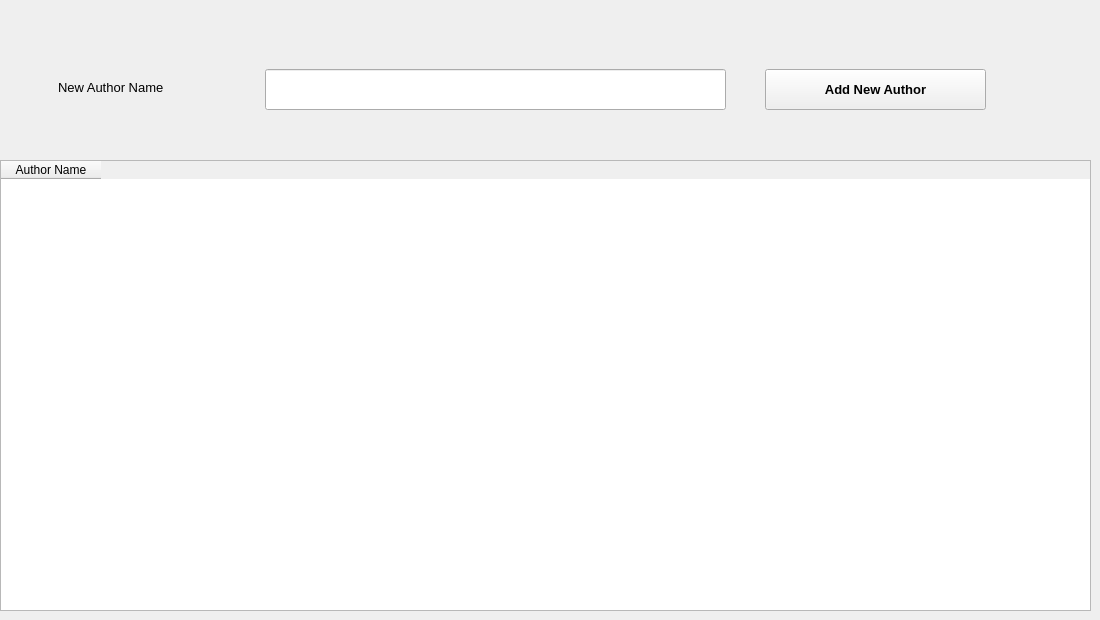
      <widget class="QWidget" name="tab_8">
       <attribute name="title">
        <string>Author</string>
       </attribute>
       <widget class="QLabel" name="label_27">
        <property name="geometry">
         <rect>
          <x>58</x>
          <y>77</y>
          <width>161</width>
          <height>21</height>
         </rect>
        </property>
        <property name="font">
         <font>
          <pointsize>10</pointsize>
         </font>
        </property>
        <property name="text">
         <string>New Author Name</string>
        </property>
       </widget>
       <widget class="QLineEdit" name="lineEdit_20">
        <property name="geometry">
         <rect>
          <x>265</x>
          <y>69</y>
          <width>461</width>
          <height>41</height>
         </rect>
        </property>
        <property name="font">
         <font>
          <family>Yu Gothic UI Semibold</family>
          <pointsize>12</pointsize>
          <weight>75</weight>
          <bold>true</bold>
         </font>
        </property>
       </widget>
       <widget class="QTableWidget" name="tableWidget_3">
        <property name="geometry">
         <rect>
          <x>0</x>
          <y>160</y>
          <width>1091</width>
          <height>451</height>
         </rect>
        </property>
        <column>
         <property name="text">
          <string>Author Name</string>
         </property>
        </column>
       </widget>
       <widget class="QPushButton" name="pushButton_15">
        <property name="geometry">
         <rect>
          <x>765</x>
          <y>69</y>
          <width>221</width>
          <height>41</height>
         </rect>
        </property>
        <property name="font">
         <font>
          <pointsize>10</pointsize>
          <weight>75</weight>
          <bold>true</bold>
         </font>
        </property>
        <property name="text">
         <string>Add New Author</string>
        </property>
       </widget>
      </widget>
